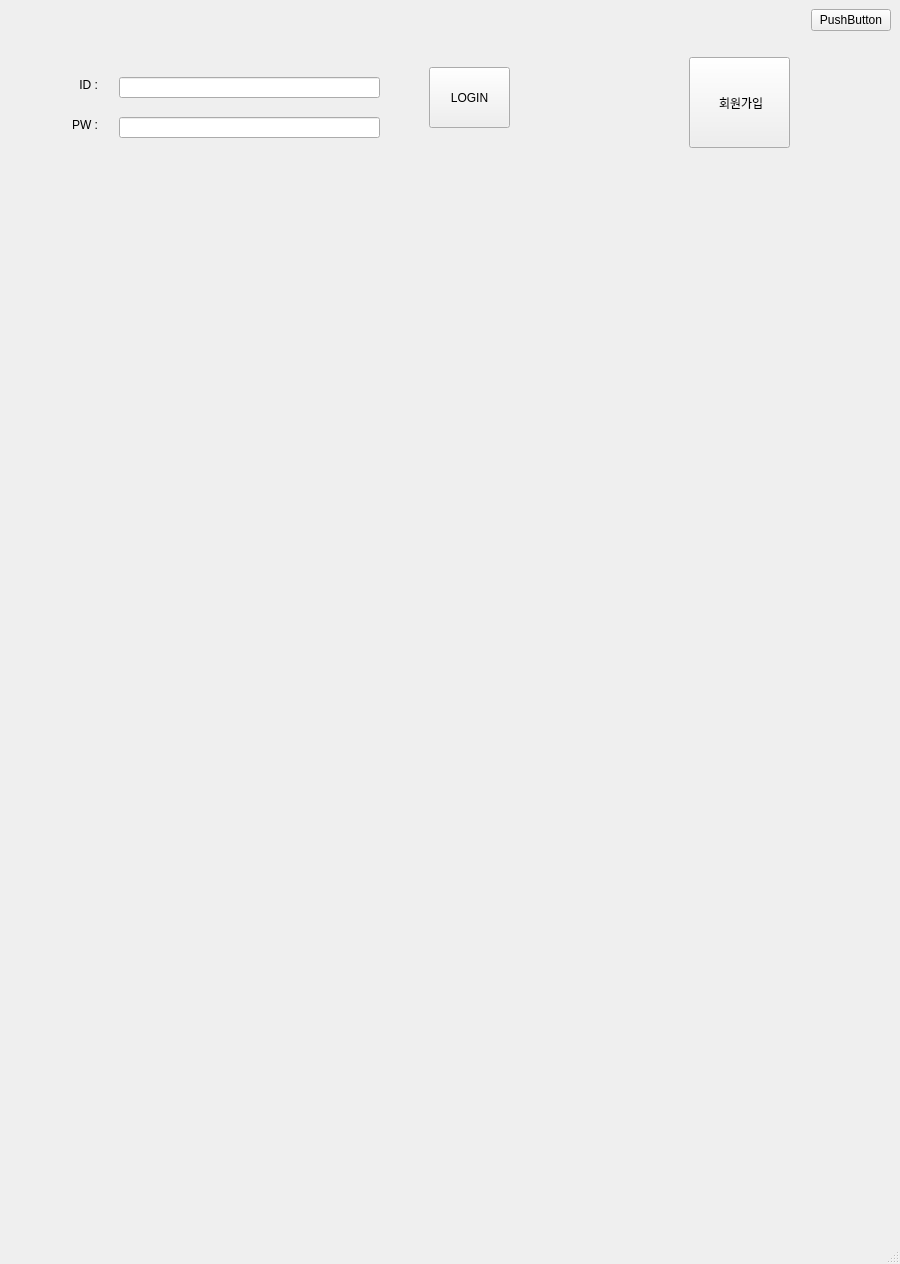
<?xml version="1.0" encoding="UTF-8"?>
<ui version="4.0">
 <class>MainWindow</class>
 <widget class="QMainWindow" name="MainWindow">
  <property name="geometry">
   <rect>
    <x>0</x>
    <y>0</y>
    <width>900</width>
    <height>1264</height>
   </rect>
  </property>
  <property name="windowTitle">
   <string>MainWindow</string>
  </property>
  <property name="locale">
   <locale language="Korean" country="SouthKorea"/>
  </property>
  <widget class="QWidget" name="centralwidget">
   <layout class="QGridLayout" name="gridLayout">
    <item row="0" column="0">
     <spacer name="horizontalSpacer">
      <property name="orientation">
       <enum>Qt::Orientation::Horizontal</enum>
      </property>
      <property name="sizeHint" stdset="0">
       <size>
        <width>798</width>
        <height>20</height>
       </size>
      </property>
     </spacer>
    </item>
    <item row="0" column="2">
     <widget class="QPushButton" name="btn_exit">
      <property name="text">
       <string>PushButton</string>
      </property>
     </widget>
    </item>
    <item row="1" column="0">
     <widget class="QWidget" name="widget" native="true">
      <widget class="QLineEdit" name="password">
       <property name="geometry">
        <rect>
         <x>110</x>
         <y>80</y>
         <width>261</width>
         <height>21</height>
        </rect>
       </property>
       <property name="locale">
        <locale language="English" country="UnitedStates"/>
       </property>
      </widget>
      <widget class="QLabel" name="label">
       <property name="geometry">
        <rect>
         <x>40</x>
         <y>40</y>
         <width>49</width>
         <height>16</height>
        </rect>
       </property>
       <property name="text">
        <string>ID :</string>
       </property>
       <property name="alignment">
        <set>Qt::AlignmentFlag::AlignRight|Qt::AlignmentFlag::AlignTrailing|Qt::AlignmentFlag::AlignVCenter</set>
       </property>
      </widget>
      <widget class="QLineEdit" name="login">
       <property name="geometry">
        <rect>
         <x>110</x>
         <y>40</y>
         <width>261</width>
         <height>21</height>
        </rect>
       </property>
       <property name="locale">
        <locale language="English" country="UnitedStates"/>
       </property>
      </widget>
      <widget class="QLabel" name="label_2">
       <property name="geometry">
        <rect>
         <x>40</x>
         <y>80</y>
         <width>49</width>
         <height>16</height>
        </rect>
       </property>
       <property name="text">
        <string>PW :</string>
       </property>
       <property name="alignment">
        <set>Qt::AlignmentFlag::AlignRight|Qt::AlignmentFlag::AlignTrailing|Qt::AlignmentFlag::AlignVCenter</set>
       </property>
      </widget>
      <widget class="QPushButton" name="btn_login">
       <property name="geometry">
        <rect>
         <x>420</x>
         <y>30</y>
         <width>81</width>
         <height>61</height>
        </rect>
       </property>
       <property name="styleSheet">
        <string notr="true">border-image:url(&quot;/picture/LOOKBACK.jpg&quot;);</string>
       </property>
       <property name="text">
        <string>LOGIN</string>
       </property>
      </widget>
      <widget class="QPushButton" name="btn_create">
       <property name="geometry">
        <rect>
         <x>680</x>
         <y>20</y>
         <width>101</width>
         <height>91</height>
        </rect>
       </property>
       <property name="locale">
        <locale language="Korean" country="SouthKorea"/>
       </property>
       <property name="text">
        <string> 회원가입</string>
       </property>
      </widget>
     </widget>
    </item>
   </layout>
  </widget>
  <widget class="QMenuBar" name="menubar">
   <property name="geometry">
    <rect>
     <x>0</x>
     <y>0</y>
     <width>900</width>
     <height>22</height>
    </rect>
   </property>
  </widget>
  <widget class="QStatusBar" name="statusbar"/>
 </widget>
 <resources/>
 <connections/>
</ui>
